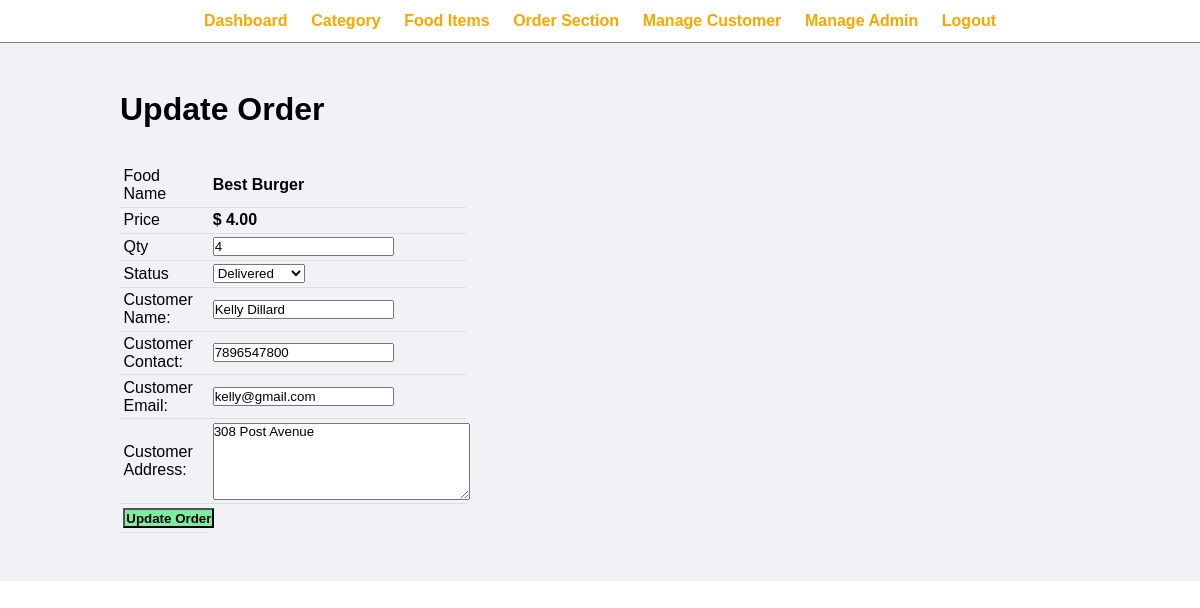
/admin/update-order.php?id=2 (signed in), run on the app's committed database.
### tables this page shows
CREATE TABLE `tbl_order` (
  `id` int(10) UNSIGNED NOT NULL,
  `food` varchar(150) NOT NULL,
  `price` decimal(10,2) NOT NULL,
  `qty` int(11) NOT NULL,
  `total` decimal(10,2) NOT NULL,
  `order_date` datetime NOT NULL,
  `status` varchar(50) NOT NULL,
  `customer_name` varchar(150) NOT NULL,
  `customer_contact` varchar(20) NOT NULL,
  `customer_email` varchar(150) NOT NULL,
  `customer_address` varchar(255) NOT NULL
);

### admin/update-order.php (the view, shortened to what this page needs)
<?php include('core/menu.php'); ?>
<div class="main-content">
    <div class="wrapper">
        <h1>Update Order</h1>
        <br><br>
        <?php
            if(isset($_GET['id']))
            {
                $id=$_GET['id'];
                $sql = "SELECT * FROM tbl_order WHERE id=$id";
                $res = mysqli_query($conn, $sql);
                $count = mysqli_num_rows($res);
                if($count==1)
                {
                    $row=mysqli_fetch_assoc($res);
                    $food = $row['food'];
                    $price = $row['price'];
                    $qty = $row['qty'];
                    $status = $row['status'];
                    $customer_name = $row['customer_name'];
                    $customer_contact = $row['customer_contact'];
                    $customer_email = $row['customer_email'];
                    $customer_address= $row['customer_address'];
                }
                else
                {
                    header('location: manage-order.php');
                }
            }
            else
            {
                header('location: manage-order.php');
            }
        ?>
        <form action="" method="POST">
            <table class="tbl-30">
                <tr>
                    <td>Food Name</td>
                    <td><b> <?php echo $food; ?> </b></td>
                </tr>
                <tr>
                    <td>Price</td>
                    <td>
                        <b> $ <?php echo $price; ?></b>
                    </td>
                </tr>
                <tr>
                    <td>Qty</td>
                    <td>
                        <input type="number" name="qty" value="<?php echo $qty; ?>">
                    </td>
                </tr>
                <tr>
                    <td>Status</td>
                    <td>
                        <select name="status">
                            <option <?php if($status=="Delivered"){echo "selected";} ?> value="Delivered">Delivered</option>
                        </select>
                    </td>
                </tr>
                <tr>
                    <td>Customer Name: </td>
                    <td>
                        <input type="text" name="customer_name" value="<?php echo $customer_name; ?>">
                    </td>
                </tr>
                <tr>
                    <td>Customer Contact: </td>
                    <td>
                        <input type="text" name="customer_contact" value="<?php echo $customer_contact; ?>">
                    </td>
                </tr>
                <tr>
                    <td>Customer Email: </td>
                    <td>
                        <input type="text" name="customer_email" value="<?php echo $customer_email; ?>">
                    </td>
                </tr>
                <tr>
                    <td>Customer Address: </td>
                    <td>
                        <textarea name="customer_address" cols="30" rows="5"><?php echo $customer_address; ?></textarea>
                    </td>
                </tr>
                <tr>
                    <td clospan="2">
                        <input type="submit" name="submit" value="Update Order" class="btn-secondary">
                    </td>
                </tr>
            </table>
        </form>
    </div>
</div>

### css/admin.css (style rules this page uses)
* { margin: 0; padding: 0; font-family: Arial, Helvetica, sans-serif; }
.wrapper { padding: 1%; width: 80%; margin: 0 auto; }
.tbl-30 { width: 30%; }
table { border-collapse: collapse; width: 100%; }
th, td { padding: 8px; text-align: left; border-bottom: 1px solid #ddd; }
table tr td { padding: 1%; }
.btn-secondary { background-color: #7bed9f; padding: 1%; color: black; text-decoration: none; font-weight: bold; }
.main-content { background-color: #f1f2f6; padding: 3% 0; }

### data on the page
tbl_order: food "Best Burger", price "4.00", qty "4", status "Delivered", customer_name "Kelly Dillard", customer_contact "7896547800", customer_email "kelly@gmail.com", customer_address "308 Post Avenue"
